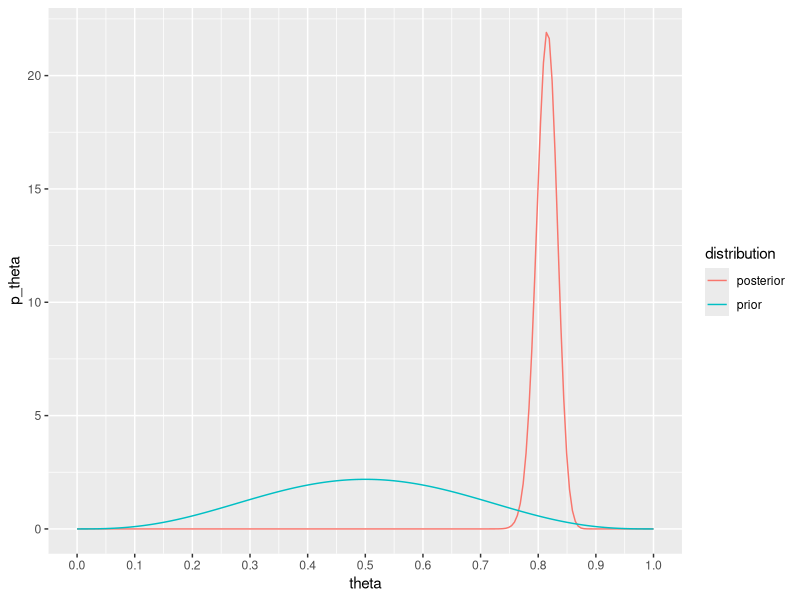

Write R code to recreate this figure.
## ---- chunk 1
library(tidyverse)
words <- read.csv("../data/word_memory_data_summarized.csv")
words
## ---- chunk 2
memorized_ds <- words %>%
  filter(condition == "Memorized")

N <- sum(memorized_ds$trials)

N
## ---- chunk 3
z <- sum(memorized_ds$yes_responses)
z
## ---- chunk 4
# beta(4,4)
a <- 4
b <- 4
## ---- chunk 5
a_post <- a + z # prior + successes
b_post <- b + N - z # prior + failures

a_post
b_post
## ---- chunk 6
prior_plot_df = data.frame(theta = seq(from = 0, to = 1, length.out = 200),
                           distribution = "prior") %>%
  mutate(p_theta = dbeta(theta, shape1 = a, shape2 = b))
## ---- chunk 7
post_plot_df = data.frame(theta = seq(from = 0, to = 1, length.out = 200),
                          distribution = "posterior") %>%
  mutate(p_theta = dbeta(theta, shape1 = a_post, shape2 = b_post))
## ---- chunk 8
combo_plot_df = bind_rows(prior_plot_df,
                          post_plot_df)
## ---- chunk 9
combo_plot_df %>% ggplot(aes(x = theta, y = p_theta, color = distribution)) +
  geom_line() +
  scale_x_continuous(breaks = seq(from = 0, to = 1, by = 0.1)) # more marks on x axis
## ---- chunk 10
e_prior <- a / a + b
e_prior
## ---- chunk 11
mode_prior <- (a - 1) / (a + b - 2)
mode_prior
## ---- chunk 12
e_post <- a_post / (a_post + b_post)
e_post
## ---- chunk 13
mode_post <- (a_post - 1) / (a_post + b_post - 2)
mode_post
